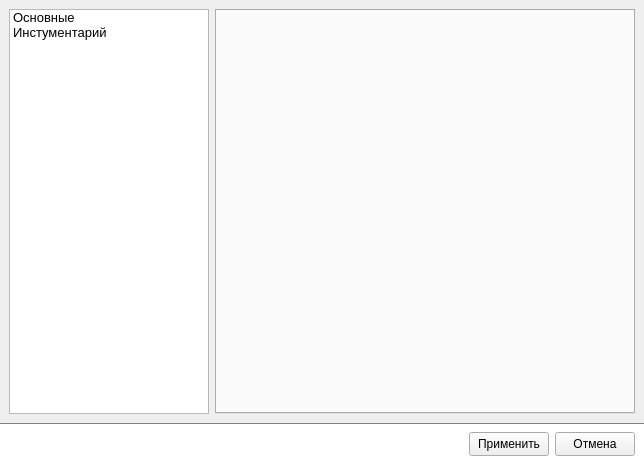
<?xml version="1.0" encoding="UTF-8"?>
<ui version="4.0">
 <class>Widget_Configuration</class>
 <widget class="QDialog" name="Widget_Configuration">
  <property name="geometry">
   <rect>
    <x>0</x>
    <y>0</y>
    <width>644</width>
    <height>465</height>
   </rect>
  </property>
  <property name="windowTitle">
   <string>Настройки</string>
  </property>
  <property name="windowIcon">
   <iconset resource="Configuration_icons.qrc">
    <normaloff>:/Configuration_icons/advancedsettings.png</normaloff>:/Configuration_icons/advancedsettings.png</iconset>
  </property>
  <layout class="QVBoxLayout" name="verticalLayout">
   <property name="spacing">
    <number>0</number>
   </property>
   <property name="margin">
    <number>0</number>
   </property>
   <item>
    <widget class="QWidget" name="widget" native="true">
     <layout class="QHBoxLayout" name="horizontalLayout">
      <item>
       <widget class="QListWidget" name="listWidget">
        <property name="minimumSize">
         <size>
          <width>200</width>
          <height>0</height>
         </size>
        </property>
        <property name="maximumSize">
         <size>
          <width>200</width>
          <height>16777215</height>
         </size>
        </property>
        <property name="editTriggers">
         <set>QAbstractItemView::NoEditTriggers</set>
        </property>
        <property name="iconSize">
         <size>
          <width>24</width>
          <height>24</height>
         </size>
        </property>
        <property name="verticalScrollMode">
         <enum>QAbstractItemView::ScrollPerPixel</enum>
        </property>
        <property name="horizontalScrollMode">
         <enum>QAbstractItemView::ScrollPerPixel</enum>
        </property>
        <item>
         <property name="text">
          <string>Основные</string>
         </property>
         <property name="font">
          <font>
           <pointsize>10</pointsize>
          </font>
         </property>
         <property name="icon">
          <iconset resource="Configuration_icons.qrc">
           <normaloff>:/Configuration_icons/keditbookmarks.png</normaloff>:/Configuration_icons/keditbookmarks.png</iconset>
         </property>
        </item>
        <item>
         <property name="text">
          <string>Инстументарий</string>
         </property>
         <property name="font">
          <font>
           <pointsize>10</pointsize>
          </font>
         </property>
         <property name="icon">
          <iconset resource="Configuration_icons.qrc">
           <normaloff>:/Configuration_icons/preferences-plugin.png</normaloff>:/Configuration_icons/preferences-plugin.png</iconset>
         </property>
        </item>
       </widget>
      </item>
      <item>
       <widget class="QStackedWidget" name="stackedWidget">
        <property name="currentIndex">
         <number>1</number>
        </property>
        <widget class="QWidget" name="page_Main">
         <layout class="QVBoxLayout" name="verticalLayout_2">
          <property name="margin">
           <number>0</number>
          </property>
          <item>
           <widget class="QTabWidget" name="tabWidget_2">
            <property name="currentIndex">
             <number>0</number>
            </property>
            <widget class="QWidget" name="tab">
             <attribute name="title">
              <string>Источники инструментария</string>
             </attribute>
             <layout class="QVBoxLayout" name="verticalLayout_3">
              <item>
               <widget class="Widget_PluginsSourceLoader" name="wgt_PluginsSourceLoader" native="true"/>
              </item>
              <item>
               <widget class="Line" name="line">
                <property name="orientation">
                 <enum>Qt::Horizontal</enum>
                </property>
               </widget>
              </item>
              <item>
               <widget class="QWidget" name="widget_4" native="true">
                <property name="sizePolicy">
                 <sizepolicy hsizetype="Preferred" vsizetype="Fixed">
                  <horstretch>0</horstretch>
                  <verstretch>0</verstretch>
                 </sizepolicy>
                </property>
                <layout class="QHBoxLayout" name="horizontalLayout_4">
                 <property name="margin">
                  <number>0</number>
                 </property>
                 <item>
                  <widget class="QLabel" name="label">
                   <property name="text">
                    <string>Установливать в</string>
                   </property>
                  </widget>
                 </item>
                 <item>
                  <widget class="QLineEdit" name="lEdit_PluginsPath"/>
                 </item>
                 <item>
                  <widget class="QToolButton" name="tBt_GetPluginsPath">
                   <property name="minimumSize">
                    <size>
                     <width>80</width>
                     <height>24</height>
                    </size>
                   </property>
                   <property name="maximumSize">
                    <size>
                     <width>80</width>
                     <height>24</height>
                    </size>
                   </property>
                   <property name="text">
                    <string>Обзор...</string>
                   </property>
                  </widget>
                 </item>
                </layout>
               </widget>
              </item>
             </layout>
            </widget>
           </widget>
          </item>
         </layout>
        </widget>
        <widget class="QWidget" name="page_Tools">
         <layout class="QHBoxLayout" name="horizontalLayout_5">
          <property name="margin">
           <number>0</number>
          </property>
          <item>
           <widget class="QTabWidget" name="tabWidget"/>
          </item>
         </layout>
        </widget>
       </widget>
      </item>
     </layout>
    </widget>
   </item>
   <item>
    <widget class="QWidget" name="wgt_Buttons" native="true">
     <property name="styleSheet">
      <string notr="true">#wgt_Buttons
{
	border-top: 1px solid gray;
	background: white;
}</string>
     </property>
     <layout class="QHBoxLayout" name="horizontalLayout_2">
      <item>
       <spacer name="horizontalSpacer">
        <property name="orientation">
         <enum>Qt::Horizontal</enum>
        </property>
        <property name="sizeHint" stdset="0">
         <size>
          <width>479</width>
          <height>20</height>
         </size>
        </property>
       </spacer>
      </item>
      <item>
       <widget class="QToolButton" name="tBt_Apply">
        <property name="minimumSize">
         <size>
          <width>80</width>
          <height>24</height>
         </size>
        </property>
        <property name="text">
         <string>Применить</string>
        </property>
       </widget>
      </item>
      <item>
       <widget class="QToolButton" name="tBt_Cancel">
        <property name="minimumSize">
         <size>
          <width>80</width>
          <height>24</height>
         </size>
        </property>
        <property name="text">
         <string>Отмена</string>
        </property>
       </widget>
      </item>
     </layout>
    </widget>
   </item>
  </layout>
 </widget>
 <customwidgets>
  <customwidget>
   <class>Widget_PluginsSourceLoader</class>
   <extends>QWidget</extends>
   <header>widget_pluginssourceloader.h</header>
   <container>1</container>
  </customwidget>
 </customwidgets>
 <resources>
  <include location="Configuration_icons.qrc"/>
 </resources>
 <connections>
  <connection>
   <sender>tBt_Cancel</sender>
   <signal>clicked()</signal>
   <receiver>Widget_Configuration</receiver>
   <slot>reject()</slot>
   <hints>
    <hint type="sourcelabel">
     <x>622</x>
     <y>443</y>
    </hint>
    <hint type="destinationlabel">
     <x>335</x>
     <y>232</y>
    </hint>
   </hints>
  </connection>
 </connections>
</ui>
